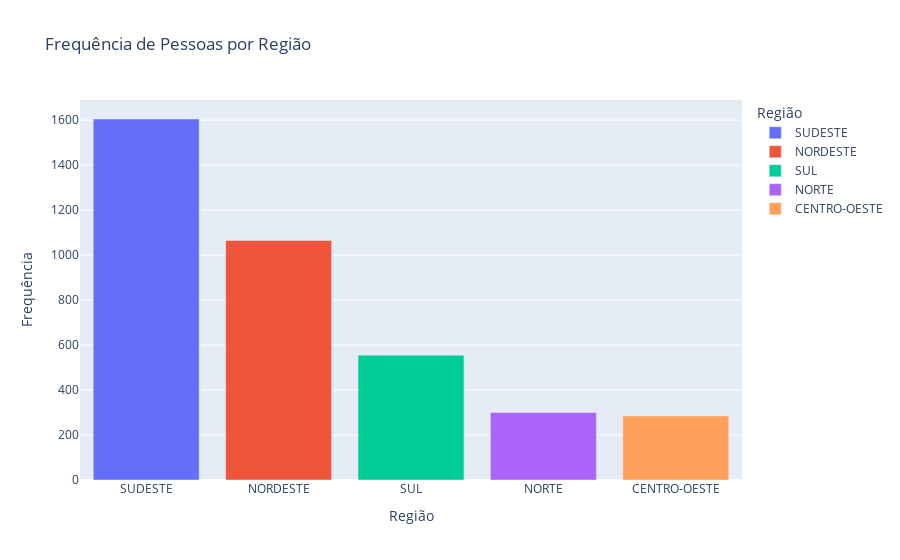

The cell this chart's notebook holds for it:
### Code cell
# Gráfico das frequências.
fig = px.bar(data_frame=df_freq, x = 'regiao', y = 'frequencia', color='regiao', title="Frequência de Pessoas por Região",
             labels={'regiao':'Região', 'frequencia':'Frequência'})

fig.show()

### Figure 1 — Plotly figure (JSON) as saved in the notebook; plotly's stock layout.template omitted (floating-point values rounded to 4 significant figures)
{"data": [{"alignmentgroup": "True", "hovertemplate": "Região=%{x}<br>Frequência=%{y}<extra></extra>", "legendgroup": "SUDESTE", "marker": {"color": "#636efa", "pattern": {"shape": ""}}, "name": "SUDESTE", "offsetgroup": "SUDESTE", "orientation": "v", "showlegend": true, "textposition": "auto", "type": "bar", "x": ["SUDESTE"], "xaxis": "x", "y": [1605], "yaxis": "y"}, {"alignmentgroup": "True", "hovertemplate": "Região=%{x}<br>Frequência=%{y}<extra></extra>", "legendgroup": "NORDESTE", "marker": {"color": "#EF553B", "pattern": {"shape": ""}}, "name": "NORDESTE", "offsetgroup": "NORDESTE", "orientation": "v", "showlegend": true, "textposition": "auto", "type": "bar", "x": ["NORDESTE"], "xaxis": "x", "y": [1065], "yaxis": "y"}, {"alignmentgroup": "True", "hovertemplate": "Região=%{x}<br>Frequência=%{y}<extra></extra>", "legendgroup": "SUL", "marker": {"color": "#00cc96", "pattern": {"shape": ""}}, "name": "SUL", "offsetgroup": "SUL", "orientation": "v", "showlegend": true, "textposition": "auto", "type": "bar", "x": ["SUL"], "xaxis": "x", "y": [555], "yaxis": "y"}, {"alignmentgroup": "True", "hovertemplate": "Região=%{x}<br>Frequência=%{y}<extra></extra>", "legendgroup": "NORTE", "marker": {"color": "#ab63fa", "pattern": {"shape": ""}}, "name": "NORTE", "offsetgroup": "NORTE", "orientation": "v", "showlegend": true, "textposition": "auto", "type": "bar", "x": ["NORTE"], "xaxis": "x", "y": [300], "yaxis": "y"}, {"alignmentgroup": "True", "hovertemplate": "Região=%{x}<br>Frequência=%{y}<extra></extra>", "legendgroup": "CENTRO-OESTE", "marker": {"color": "#FFA15A", "pattern": {"shape": ""}}, "name": "CENTRO-OESTE", "offsetgroup": "CENTRO-OESTE", "orientation": "v", "showlegend": true, "textposition": "auto", "type": "bar", "x": ["CENTRO-OESTE"], "xaxis": "x", "y": [285], "yaxis": "y"}], "layout": {"barmode": "relative", "legend": {"title": {"text": "Região"}, "tracegroupgap": 0}, "title": {"text": "Frequência de Pessoas por Região"}, "xaxis": {"anchor": "y", "categoryarray": ["SUDESTE", "NORDESTE", "SUL", "NORTE", "CENTRO-OESTE"], "categoryorder": "array", "domain": [0, 1], "title": {"text": "Região"}}, "yaxis": {"anchor": "x", "domain": [0, 1], "title": {"text": "Frequência"}}}}
